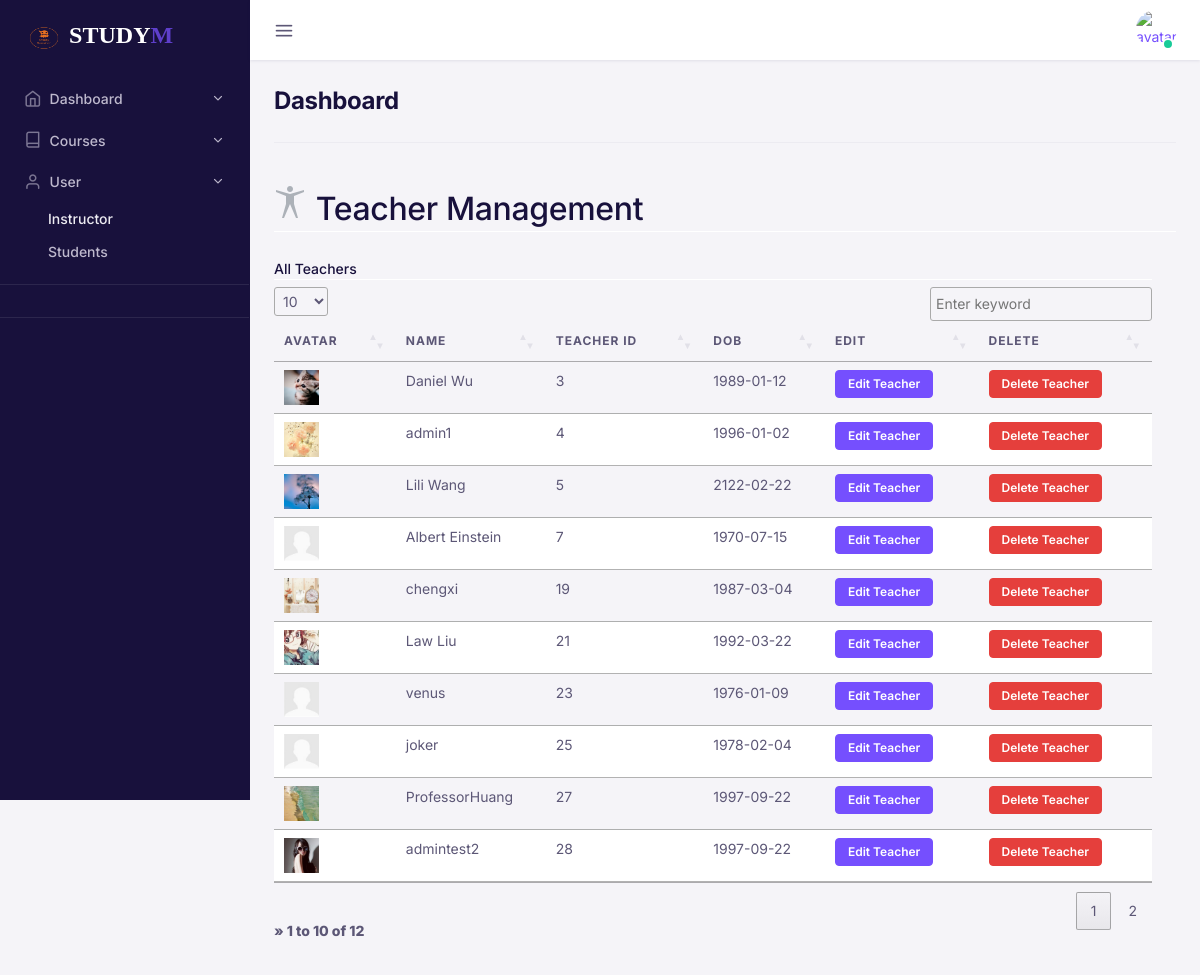
The app's page /admin/teachers.php (signed in) with its own data.
### tables this page shows
CREATE TABLE `teacher` (
  `id` int(11) NOT NULL,
  `name` varchar(60) NOT NULL,
  `uid` tinytext NOT NULL,
  `userEmails` tinytext NOT NULL,
  `avatar` varchar(200) NOT NULL DEFAULT 'default_user.jpg',
  `dob` date NOT NULL,
  `pwd` longtext NOT NULL,
  `role` varchar(20) NOT NULL DEFAULT '1'
);

### login_status.php (called while the page is built, shortened)
<?php
$username = $_SESSION['login_user'];
?>

### admin/teachers.php (the view, shortened to what this page needs)
<?php
require('../database_handler.php');
require('../login_status.php');
mysqli_query($connection,'set names utf8');
$query = "SELECT name, avatar FROM teacher WHERE uid = '$username'";
$tname = mysqli_fetch_array(mysqli_query($connection, $query));
$query = "SELECT name, id, userEmails, avatar, dob  FROM teacher";
$result1 = mysqli_query($connection,$query);
?>
 <!DOCTYPE html>
<html lang="en">
<head>
    <link href="../assets/fonts/feather/feather.css" rel="stylesheet">
    <link href="../assets/libs/@fortawesome/fontawesome-free/css/all.min.css" rel="stylesheet">
    <link href="../assets/libs/bootstrap-icons/font/bootstrap-icons.css" rel="stylesheet" />
    <link href="../assets/libs/dragula/dist/dragula.min.css" rel="stylesheet" />
    <link href="../assets/libs/@mdi/font/css/materialdesignicons.min.css" rel="stylesheet" />
    <link href="../assets/libs/dropzone/dist/dropzone.css" rel="stylesheet" />
    <link href="../assets/libs/magnific-popup/dist/magnific-popup.css" rel="stylesheet" />
    <link href="../assets/libs/bootstrap-select/dist/css/bootstrap-select.min.css" rel="stylesheet">
    <link href="../assets/libs/@yaireo/tagify/dist/tagify.css" rel="stylesheet">
    <link href="../assets/libs/tiny-slider/dist/tiny-slider.css" rel="stylesheet">
    <link href="../assets/libs/tippy.js/dist/tippy.css" rel="stylesheet">
    <link href="../assets/libs/datatables.net-bs5/css/dataTables.bootstrap5.min.css" rel="stylesheet">
    <link href="../assets/libs/prismjs/themes/prism-okaidia.css" rel="stylesheet">
    <link href="https://cdn.jsdelivr.net/npm/bootstrap@5.1.3/dist/css/bootstrap.min.css" rel="stylesheet">
    <link href="../assets/css/plugins.css" rel="stylesheet" />
    <link href="../assets/css/main.css" rel="stylesheet" />
    <link href="../assets/css/icons.css" rel="stylesheet" />
    <link rel="stylesheet" href= "https://cdn.datatables.net/1.10.23/css/jquery.dataTables.min.css">
 <link rel="stylesheet" href="../assets/css/theme.min.css">
</head>
<body>
<div id="db-wrapper">
 <nav class="navbar-vertical navbar">
    <div class="nav-scroller">
        <a class="navbar-brand" href="home.php">
            <img src="../assets/image/Logo.png" width="20%" height="20%" alt="" />
            <span class="text-logo">Study</span><span class="text-slogan">M</span>
        </a>
        <ul class="navbar-nav flex-column" id="sideNavbar">
            <li class="nav-item">
                <a class="nav-link  " href="#" data-bs-toggle="collapse" data-bs-target="#navDashboard" aria-expanded="false" aria-controls="navDashboard">
                    <i class="nav-icon fe fe-home me-2"></i> Dashboard
                </a>
            </li>
            <li class="nav-item">
                <a class="nav-link  collapsed " href="#" data-bs-toggle="collapse" data-bs-target="#navCourses" aria-expanded="false" aria-controls="navCourses">
                    <i class="nav-icon fe fe-book me-2"></i> Courses
                </a>
            </li>
             <li class="nav-item">
                <a class="nav-link   collapsed " href="#" data-bs-toggle="collapse" data-bs-target="#navProfile" aria-expanded="false" aria-controls="navProfile">
                    <i class="nav-icon fe fe-user me-2"></i> User
                </a>
                <div id="navProfile" class="collapse show" data-bs-parent="#sideNavbar">
                    <ul class="nav flex-column">
                        <li class="nav-item">
                            <a class="nav-link active" href="teachers.php">
                                    Instructor
                                </a>
                        </li>
                        <li class="nav-item">
                            <a class="nav-link" href="student.php">Students</a
                                >
                            </li>
                        </ul>
                    </div>
                </li>
                        <li class="nav-item">
                            <div class="nav-divider"></div>
                        </li>
                        <li class="nav-item">
                            <div class="nav-divider"></div>
                        </li>
                    </ul>
                </div>
</nav>
        <div id="page-content">
            <div class="header">
    <nav class="navbar-default navbar navbar-expand-lg">
        <a id="nav-toggle" href="#">
            <i class="fe fe-menu"></i>
        </a>
        <ul class="navbar-nav navbar-right-wrap ms-auto d-flex nav-top-wrap">
            <li class="dropdown ms-2">
                <a class="rounded-circle" href="#" role="button" id="dropdownUser" data-bs-toggle="dropdown" aria-expanded="false">
                    <div class="avatar avatar-md avatar-indicators avatar-online">
                        <img alt="avatar" src="../../assets/img/avatars/<?php echo $tname['avatar']; ?>" class="rounded-circle" />
                    </div>
                </a>
            </li>
        </ul>
    </nav>
</div>
 <div class="container-fluid p-4">
                   <div class="row">
                    <div class="col-lg-12 col-md-12 col-12">
                        <div class="border-bottom pb-4 mb-4 d-md-flex justify-content-between align-items-center">
                            <div class="mb-3 mb-md-0">
                                <h1 class="mb-0 h2 fw-bold">Dashboard</h1>
                            </div>
                        </div>
                    </div>
                </div>
            <div class="row">
                <div class="col-lg-12 heading">
                    <h1 class="page-header"><i class="im-accessibility"></i>Teacher Management</h1>
                </div>
                <div class="row">
                  <div class="col-lg-12">
                      <div class="page-header">
                          <h5>All Teachers</h5>
                      </div>
                      <table id="example" class="table table-striped" style="width:100%">
                          <thead>
                              <tr>
                                  <th>Avatar</th>
                                  <th>Name</th>
                                  <th>Teacher ID</th>
                                  <th>DOB</th>
                                  <th>Edit</th>
                                  <th>Delete</th>
                              </tr>
                          </thead>
                          <tbody>
                              <?php
                              while($row=mysqli_fetch_array($result1)){
                                  echo "<tr>";
                                  echo "<td><img class='user-avatar' width='35' height='35' src='../assets/img/avatars/" .$row['avatar'] ."'></td>";
                                  echo "<td>".$row['name']."</td>";
                                  echo "<td>".$row['id']."</td>";
                                  echo "<td>".$row['dob']."</td>";
                                  echo "<td><button class='btn btn-xs btn-primary' onclick=\"window.location.href='teacher_details.php?id=".$row['id']."'\">Edit Teacher</button></td>";
                                  echo "<td><button class='btn btn-xs btn-danger' onclick=\"window.location.href='teacher_deletion.php?id=".$row['id']."'\">Delete Teacher</button></td>";
                                  echo "</tr>";
                              }
                              ?>
                          </tbody>
                      </table>
                  </div>
                </div>
            </div>
            </div>
</div>
</body>
</html>

### assets/css/main.css (style rules this page uses)
h1, h2, h3, h4, h5, h6, .h1, .h2, .h3, .h4, .h5, .h6 { font-family: inherit; font-weight: 700; line-height: 1.1; letter-spacing: 0; }
body { overflow-x: hidden; min-height: 100%; background: #ffffff; color: #768399; -webkit-font-smoothing: antialiased; font-weight: 400; -webkit-transition: -webkit-transform 0.4s ease !important; transition: transform 0.4s ease !important; position: relative; }
* { -moz-box-sizing: border-box; box-sizing: border-box; outline: none !important; }
.page-header { border-bottom-color: #e7e7e2; margin-top: 20px; padding-bottom: 0; box-shadow: 0 1px 0px #ffffff; }
.page-header i { color: #acb1b8; margin-right: 10px; float: left; }
h1 i, h2 i, h3 i, h4 i, h5 i, h6 i { float: left; margin-top: -1px; margin-right: 5px; }

### admin/teachers.php (style rules this page uses)
.text-logo, .text-slogan { font-weight: bold; font-family: 'Droid Sans'; font-size: 24px; text-transform: uppercase; display: inline-block; }
.text-logo { color: white; }

### records on screen
teacher: avatar (picture), name "Daniel Wu", id "3", dob "1989-01-12"
teacher: avatar (picture), name "admin1", id "4", dob "1996-01-02"
teacher: avatar (picture), name "Lili Wang", id "5", dob "2122-02-22"
teacher: avatar (placeholder picture), name "Albert Einstein", id "7", dob "1970-07-15"
teacher: avatar (picture), name "chengxi", id "19", dob "1987-03-04"
teacher: avatar (picture), name "Law Liu", id "21", dob "1992-03-22"
teacher: avatar (placeholder picture), name "venus", id "23", dob "1976-01-09"
teacher: avatar (placeholder picture), name "joker", id "25", dob "1978-02-04"
teacher: avatar (picture), name "ProfessorHuang", id "27", dob "1997-09-22"
teacher: avatar (picture), name "admintest2", id "28", dob "1997-09-22"
